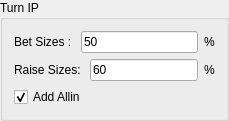
             <widget class="QGroupBox" name="groupBox_2">
              <property name="title">
               <string>Turn IP</string>
              </property>
              <layout class="QVBoxLayout" name="verticalLayout_5">
               <item>
                <layout class="QHBoxLayout" name="horizontalLayout_9">
                 <item>
                  <widget class="QLabel" name="label_6">
                   <property name="text">
                    <string>Bet Sizes : </string>
                   </property>
                  </widget>
                 </item>
                 <item>
                  <widget class="QLineEdit" name="turn_ip_bet">
                   <property name="text">
                    <string>50</string>
                   </property>
                  </widget>
                 </item>
                 <item>
                  <widget class="QLabel" name="label_7">
                   <property name="text">
                    <string>%</string>
                   </property>
                  </widget>
                 </item>
                </layout>
               </item>
               <item>
                <layout class="QHBoxLayout" name="horizontalLayout_14">
                 <item>
                  <widget class="QLabel" name="label_8">
                   <property name="text">
                    <string>Raise Sizes: </string>
                   </property>
                  </widget>
                 </item>
                 <item>
                  <widget class="QLineEdit" name="turn_ip_raise">
                   <property name="text">
                    <string>60</string>
                   </property>
                  </widget>
                 </item>
                 <item>
                  <widget class="QLabel" name="label_9">
                   <property name="text">
                    <string>%</string>
                   </property>
                  </widget>
                 </item>
                </layout>
               </item>
               <item>
                <layout class="QHBoxLayout" name="horizontalLayout_15">
                 <item>
                  <widget class="QCheckBox" name="turn_ip_allin">
                   <property name="text">
                    <string>Add Allin</string>
                   </property>
                   <property name="checked">
                    <bool>true</bool>
                   </property>
                  </widget>
                 </item>
                </layout>
               </item>
              </layout>
             </widget>
